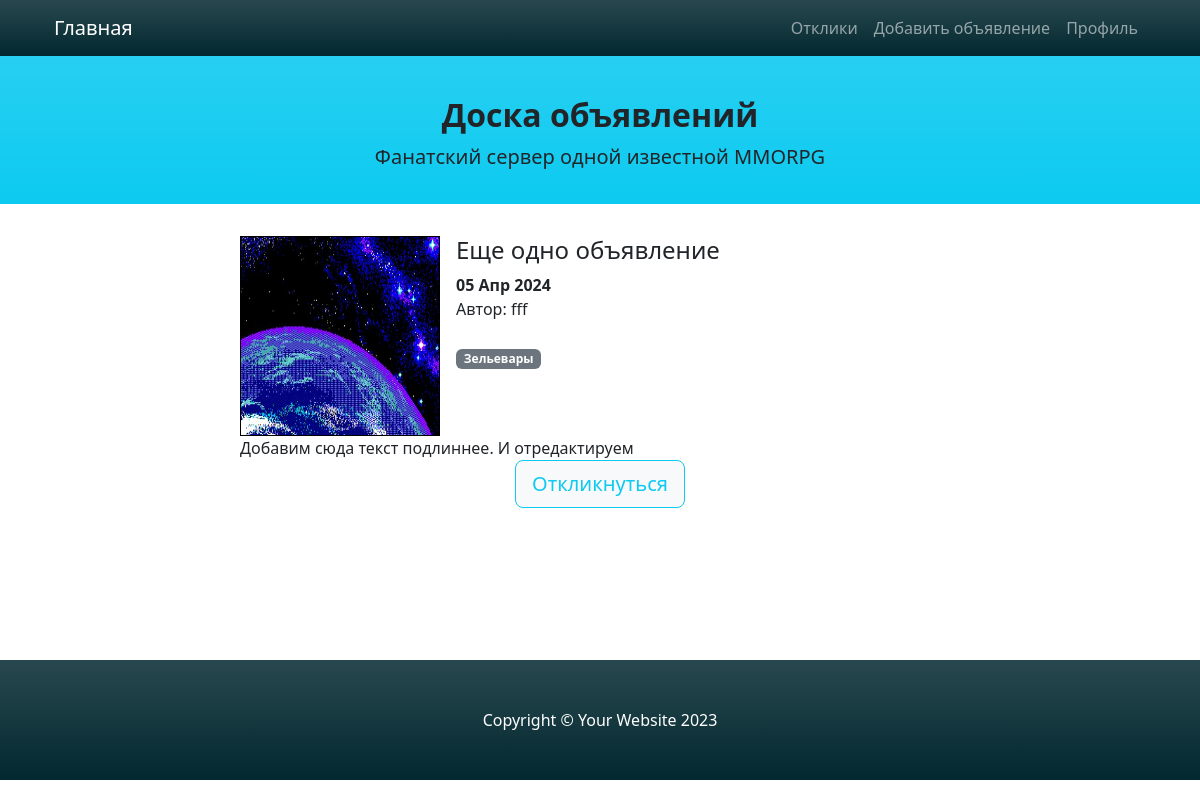
The app's page /advert/4 with its own data.
### advapp/models.py (models this page shows, shortened)
class Advert(models.Model):
    title = models.CharField(max_length=511, verbose_name="advert's title")
    content = models.TextField(verbose_name='content')  # here will be WYSIWYG
    icon = models.ImageField(default='blanc.png', verbose_name='icon for preview')
    category = models.ForeignKey('Category', on_delete=models.PROTECT, verbose_name='category')
    user_id = models.ForeignKey(User, on_delete=models.CASCADE, verbose_name='author')
    date_creation = models.DateTimeField(auto_now_add=True, verbose_name='date of creation')

class Category(models.Model):
    name = models.CharField(max_length=255, blank=False, unique=True, verbose_name='category')
    def __str__(self):
        return self.name

### advapp/views.py (the view)
# urls.py: path('advert/<int:pk>', AdvertDetail.as_view(), name='advert'),
class AdvertDetail(DetailView):
    model = Advert
    template_name = 'advert.html'
    context_object_name = 'advert'
    def get_context_data(self, **kwargs):
        context = super().get_context_data(**kwargs)
        adv_author = Advert.objects.get(id=self.request.path.split('/')[-1]).user_id
        context['is_author'] = self.request.user == adv_author
        responds_authors = Respond.objects.filter(advert_id=self.request.path.split('/')[-1]).values('user_id')
        context['responded'] = {'user_id': self.request.user.id} in responds_authors
        return context

### templates/advert.html (shortened to what this page needs)
{% extends 'default.html' %}
{% block content %}
    <div style="display: flex; gap: 1rem;">
        <img src="{{ advert.icon.url }}" style="border: 1px solid black; height: 200px; width: 200px;">
        <div style="width: 100%;">
            <h4><a class="nav-link" href="/advert/{{ advert.pk }}">
                {{ advert.title }}
            </a></h4>
            <div><b>{{ advert.date_creation|date:'d M Y' }}</b></div>
            <div>Автор: {{ advert.user_id.username }}</div>
            <br>
            <a style="text-decoration: none;"
               href="{% url 'advert_cat_list' advert.category.id %}">
                <span class="badge text-bg-secondary">{{ advert.category }}</span>
            </a>
        </div>
    </div>
<div style="width: 100%;">
    {{ advert.content }}
</div>
    {% if is_author %}
    {% csrf_token %}
    <div class="text-center" >
        <a style="text-decoration: none" href="/advert/{{ advert.pk }}/edit">
            <input class="btn btn-light btn-outline-info" type="button" value="Редактировать" />
        </a>
        <a style="text-decoration: none" href="/advert/{{ advert.pk }}/delete">
            <input id="deleteButton" class="btn btn-light btn-outline-info"
                   type="button" value="Удалить" />
        </a>
    </div>
    {% elif responded %}
    <h5>Вы откликнулись на это объявление</h5>
    {% else %}
        <div class="text-center" >
        <a style="text-decoration: none" href="/advert/{{ advert.pk }}/respond/">
            <input class="btn btn-lg btn-light btn-outline-info" type="button" value="Откликнуться" />
        </a>
    </div>
    {% endif %}
{% endblock content %}

### records on screen
Advert: icon (picture), title "Еще одно объявление", date_creation "05 Апр 2024", user_id.username "fff", category "Зельевары", content "Добавим сюда текст подлиннее. И отредактируем"
